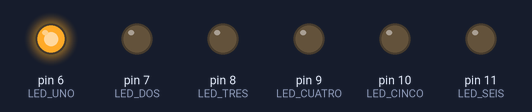
The sketch below on a simulated Arduino Uno, built with avr-gcc and run on an emulated ATmega328P. Parts: output pins drawn as LEDs (lit = HIGH).

Above: at 0.2 s.
At 2.2 s:
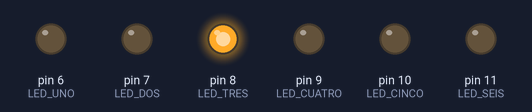
At 3.2 s:
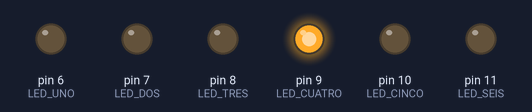
At 3.7 s:
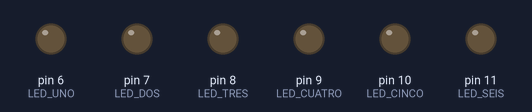
At 5.2 s:
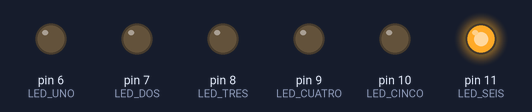
At 7.2 s:
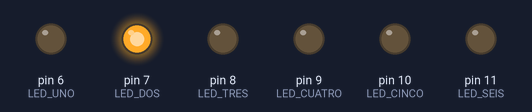
Timing chart, 0 to 7.8 s (numbered marks = the images above):
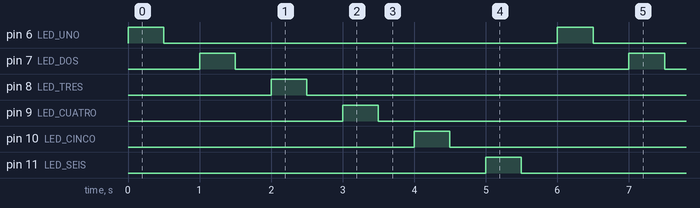

Measured:
- by itself, pin 6 (LED_UNO), pin 7 (LED_DOS), pin 8 (LED_TRES), pin 9 (LED_CUATRO), pin 10 (LED_CINCO), pin 11 (LED_SEIS): alternates HIGH for 0.50 s and LOW for 5.5 s
- by itself, everything shown: repeats every 6.0 s, in 12 steps

The sketch:

ej_2.6.ino
```cpp
// C++ code
/*
Ejercicio 2-6
Auto fantastico tira de luces: hacer que 6 luces de color rojo ,
se muestren con el siguiente patron
a=1,2,3,4,5,6,1,2,3,4,5,6,1,2,3,4,5,6...etc.
b=1,2,3,4,5,6,5,4,3,2,1,2,3,4,5,6,5,4,3,2,1,2 ...etc
https://www.youtube.com/watch?v=YPL7QPCfVZc
https://www.youtube.com/watch?v=td1Ub_Pg_Hw
*/

#define LED_UNO 6
#define LED_DOS 7
#define LED_TRES 8
#define LED_CUATRO 9
#define LED_CINCO 10
#define LED_SEIS 11


void setup()
{
  pinMode(LED_UNO, OUTPUT);
  pinMode(LED_DOS, OUTPUT);
  pinMode(LED_TRES, OUTPUT);
  pinMode(LED_CUATRO, OUTPUT);
  pinMode(LED_CINCO, OUTPUT);
  pinMode(LED_SEIS, OUTPUT);
}

void loop()
{
    //declaro las variables
    int patron;
    //inicializo variables
    patron = 1;

    if(patron == 1)
    {
        PrendeYApaga(LED_UNO);
        PrendeYApaga(LED_DOS);
        PrendeYApaga(LED_TRES);
        PrendeYApaga(LED_CUATRO);
        PrendeYApaga(LED_CINCO);
        PrendeYApaga(LED_SEIS);
    }
    else
    {
        PrendeYApaga(LED_UNO);
        PrendeYApaga(LED_DOS);
        PrendeYApaga(LED_TRES);
        PrendeYApaga(LED_CUATRO);
        PrendeYApaga(LED_CINCO);
        PrendeYApaga(LED_SEIS);

        PrendeYApaga(LED_CINCO);
        PrendeYApaga(LED_CUATRO);
        PrendeYApaga(LED_TRES);
        PrendeYApaga(LED_DOS);
    }
}


void PrendeYApaga(int led)
{
    digitalWrite(led, HIGH);
    delay(500);
	digitalWrite(led, LOW);
    delay(500);
}
```
